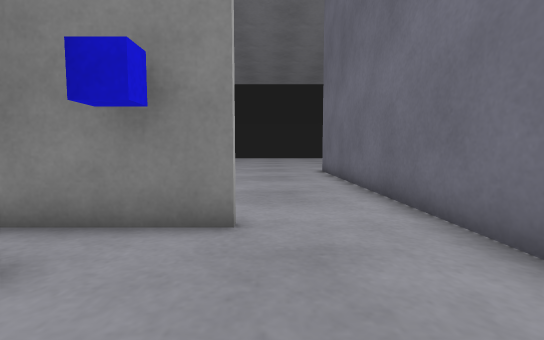
View 1 (above)

14 first-person views from a walk through a Webots world. The camera is 0.5 m above the floor, tilts 4° down and sees 90° across. The floor is counted in squares, 0.5 m on a side. Each view is taken from the middle of a square. On the plan, view 1 faces up. The plan holds only what a view shows up to about 11 squares ahead; the rest is blank. The place goes on beyond the plan. The robots in the file are not drawn.

View 2
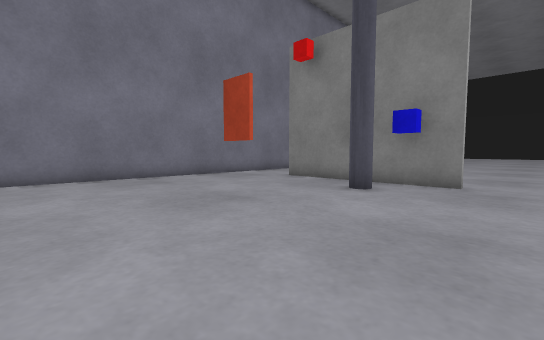

View 3
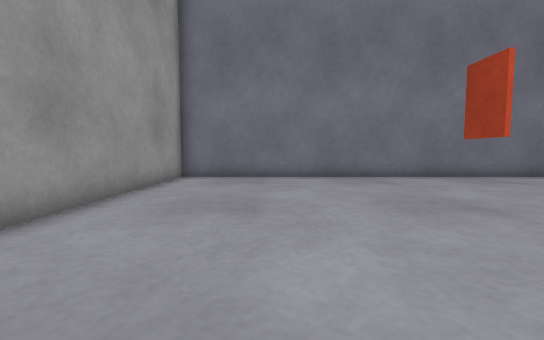

View 4
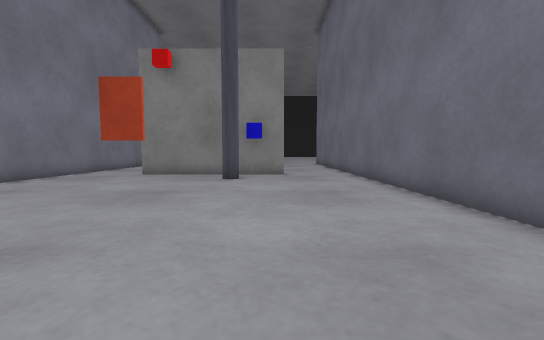

View 5
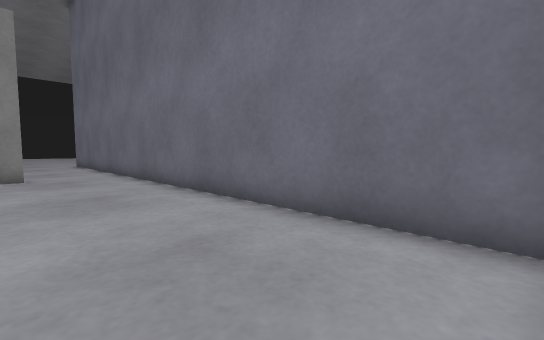

View 6
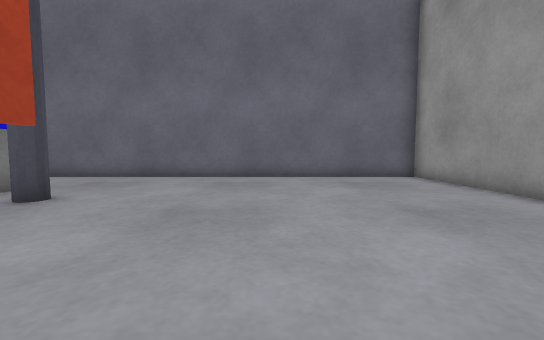

View 7
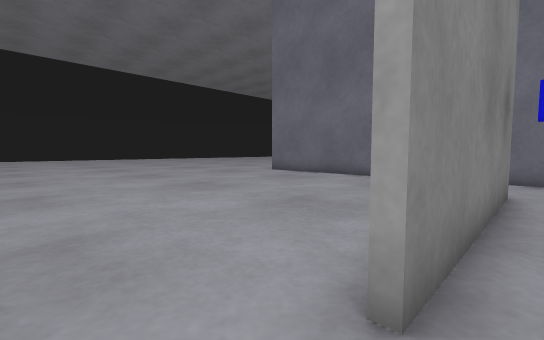

View 8
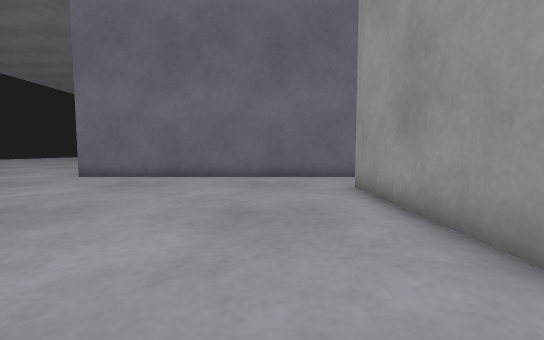

View 9
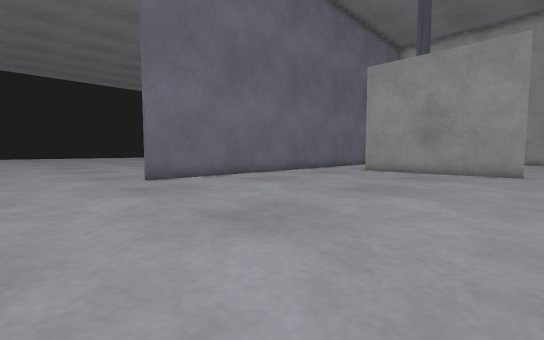

View 10
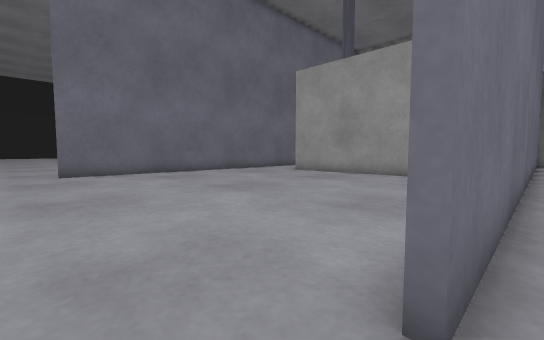

View 11
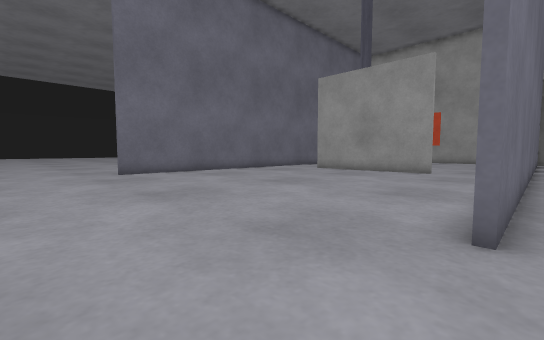

View 12
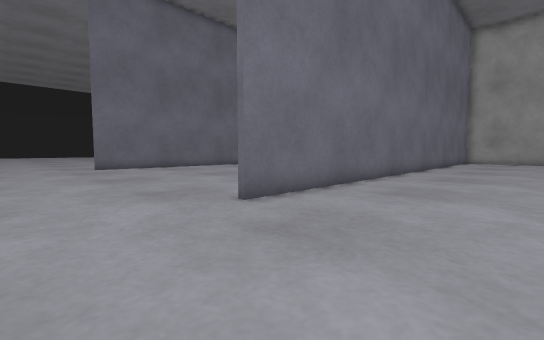

View 13
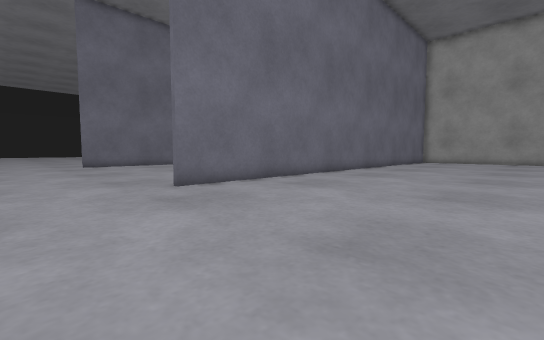

View 14
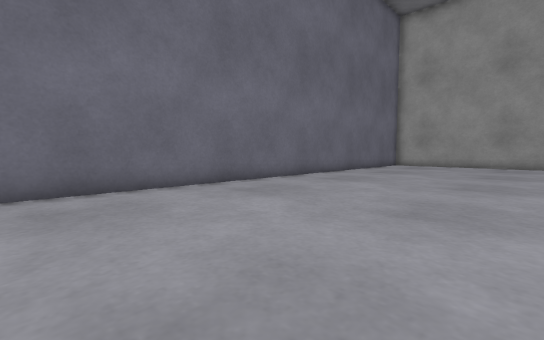

### Floor plan
Points are (right, up) in squares from view 1. A wall is a line through its corners. A room is listed if a view was taken in it or the views show most of it. See-through windows are left out.
Room 1 (views 1, 2, 3, 4, 5, 6, 7)
walls: (-0.4, 3.5) (-6.5, 3.5); (-9.5, 4.5) (-9.5, -8.5) (2.5, -8.5) (2.5, 4.5)
ways out: opening at (-8, 4) to room 2; opening at (1, 4) to room 2
objects: red box (-6, 0) to (-5, 0); pole (-3, 2) to (-2, 2); marker (-2, 3)
Room 2 (views 8, 9)
walls: (-6.6, 3.7) (-0.5, 3.7); (-9.5, 5.5) (-9.5, 4.5); (2.5, 4.5) (2.5, 13.5)
ways out: opening at (-8, 4) to room 1; opening at (1, 4) to room 1; opening at (-10, 15.5) to room 3; opening at (3, 15.5)
Room 3 (views 10, 11, 12, 13, 14)
walls: (-9.7, -0.4) (-9.7, 13.5)
ways out: opening at (-10, 15.5) to room 2

Where each view was taken, in squares from view 1:
view 1: 0 up, 0 right, facing up
view 2: 5 down, 1 right, facing up-left
view 3: 5 down, 1 right, facing left
view 4: 8 down, 1 left, facing up
view 5: 8 down, 1 left, facing up-right
view 6: 3 down, 8 left, facing right
view 7: 3 up, 8 left, facing up-right
view 8: 6 up, 8 left, facing right
view 9: 17 up, 7 left, facing down-right
view 10: 15 up, 10 left, facing down-right
view 11: 17 up, 10 left, facing down-right
view 12: 17 up, 14 left, facing down-right
view 13: 17 up, 17 left, facing down-right
view 14: 11 up, 17 left, facing down-right
